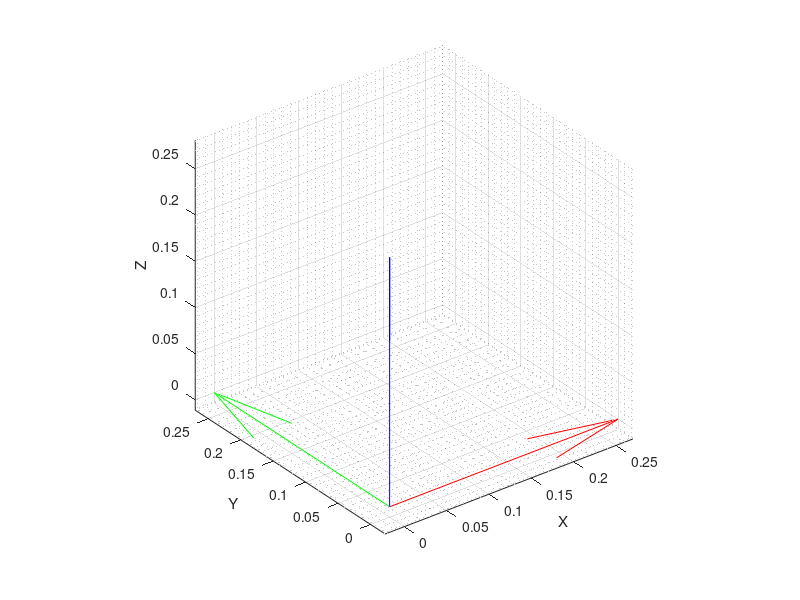

This figure's MATLAB source:
% Autor: Marcos Dominguez
% Noviembre 2020

function graficarRefGlobal
quiver3(0,0,0,0.3,0,0,'r')
hold on
quiver3(0,0,0,0,0.3,0,'g')
quiver3(0,0,0,0,0,0.3,'b')
xlabel('X')
ylabel('Y')
zlabel('Z')
axis equal
grid on
grid minor
end